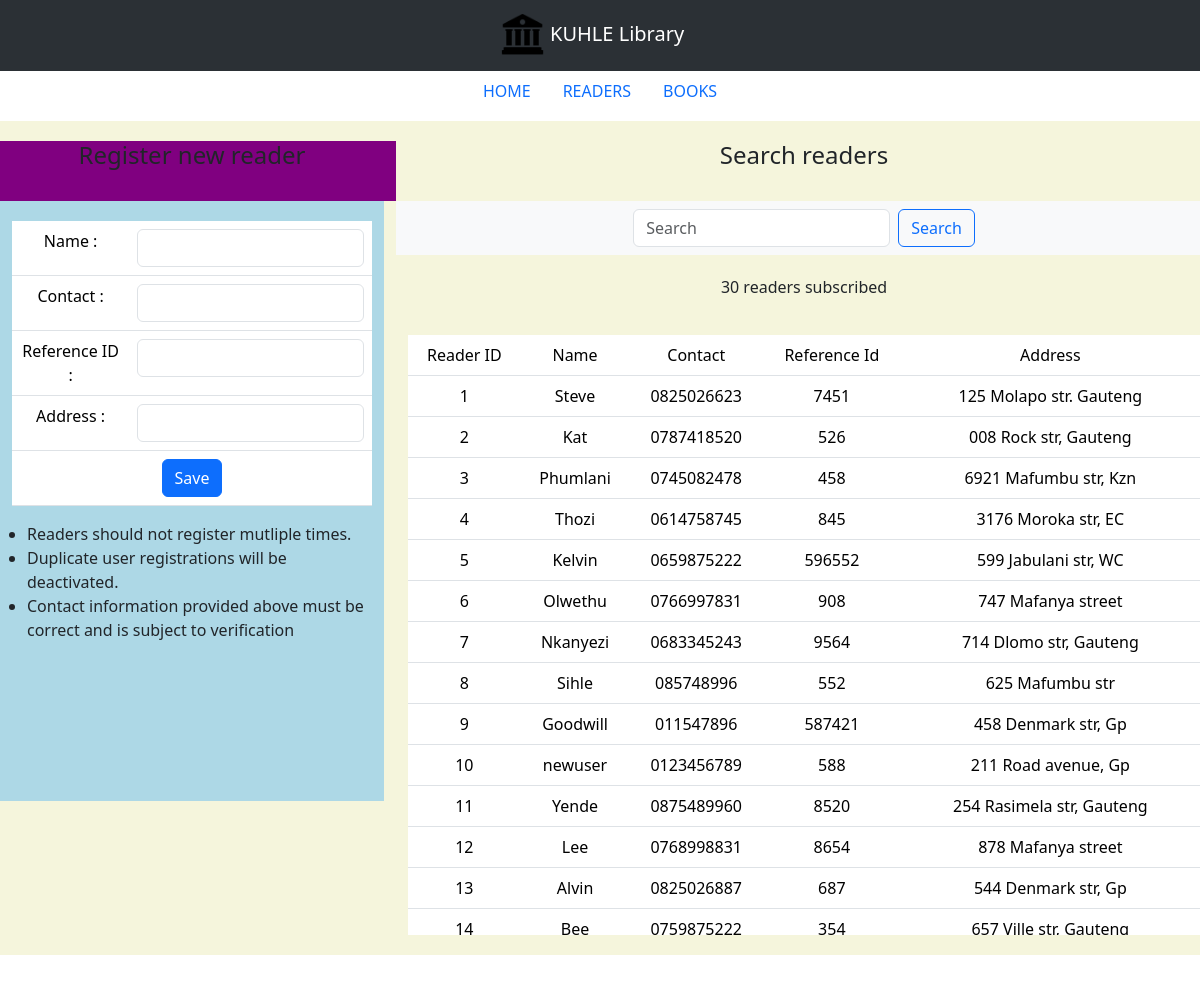
The page /readers on the database its author committed.
### lims_app/models.py (models this page shows, shortened)
class reader(models.Model):
    reference_id = models.CharField(max_length=200)
    reader_name = models.CharField(max_length=200)
    reader_contact = models.CharField(max_length=200)
    reader_address = models.TextField()
    active = models.BooleanField(default=True)

### lims_app/views.py (the view)
# urls.py: path("readers",readers_tab),
def readers_tab(request):
    if request.method=="GET":
        readers= reader.objects.all()
        return render(request, "readers.html", context={"current_tab:": "readers", "readers":readers})
    else:
        query = request.POST["query"]
        readers = reader.objects.raw("select * from lims_app_reader where reader_name like '%"+query+"%'")
        return render(request, "readers.html", context={"current_tab:": "readers", "readers":readers, "query":query})

### lims_app/templates/readers.html (shortened to what this page needs)
<!DOCTYPE html>
{% extends "index.html" %}
{% load static %}
{% block main_content %}
<div class="container-flex text-center" style="background-color: beige; padding-bottom: 20px; margin-top: 10px; vertical-align: middle; padding-top: 10px;">
    <div class="row justify-content-center" style="margin-top: 10px ; height: 60px;">
        <div class="col-md-4" style="background-color: purple;">
            <h4>
                Register new reader
            </h4>
        </div>
        <div class="col-md-8">
            <h4>
                Search readers
            </h4>
        </div>
    </div>
    <div class="row">
        <div class="col-md-4">
            <div class="container" style="overflow-y: auto; height: 600px; background-color: lightblue;">
                <form class="d-flex" hx-post="/readers/add" hx-target="#response" hx-swap="innerHTML">
                    <table class="table" style="margin-top: 20px;">
                        <tbody>
                            <tr>
                                <td>
                                    <label>Name : </label>
                                </td>
                                <td>
                                    <input class="form-control" type="text" name="reader_name">
                                </td>
                            </tr>
                            <tr>
                                <td>
                                    <label>Contact :</label>
                                </td>
                                <td>
                                    <input class="form-control" type="text" name="reader_contact">
                                </td>
                            </tr>
                            <tr>
                                <td>
                                    <label>Reference ID :</label>
                                </td>
                                <td>
                                    <input class="form-control" type="text" name="reference_id">
                                </td>
                            </tr>
                            <tr>
                                <td>
                                    <label>Address :</label>
                                </td>
                                <td>
                                    <input class="form-control" type="text" name="reader_address">
                                </td>
                            </tr>
                            <tr>
                                <td colspan="2">
                                    <button  class="btn btn-primary" type="submit">
                                        Save
                                    </button>
                                </td>
                            </tr>
                        </tbody>
                    </table>
                </form>
                <ul style="text-align: left; vertical-align: middle; padding-left: 15px;">
                    <li>Readers should not register mutliple times.</li>
                    <li>Duplicate user registrations will be deactivated.</li>
                    <li>Contact information provided above must be correct and is subject to verification</li>
                </ul>
            </div>
        </div>
        <div class="col-md-8">
            <div class="row">
                <nav class="navbar navbar-expand-lg bg-body-tertiary">
                    <div class="container-fluid justify-content-center align-items-center">
                        <form class="d-flex" role="search" action="/readers" method="POST">
                            <input class="form-control me-2" type="search" placeholder="Search" aria-label="Search" name="query" value="{{query}}">
                            <button class="btn btn-outline-primary" type="submit">Search</button>
                        </form>
                    </div>
                </nav>
            </div>
            <div class="row" style="margin-top: 20px;">
                <p>{{readers|length}} readers subscribed</p>
            </div>
            <div class="row" style="margin-top: 20px;">
                <div class="container" style="overflow-y: auto; height: 600px;" id="response" >
                    <table class="table table-hover">
                        <thead>
                            <tr>
                                <td>Reader ID</td>
                                <td>Name</td>
                                <td>Contact</td>
                                <td>Reference Id</td>
                                <td>Address</td>
                            </tr>
                        </thead>
                        <tbody>
                            {% for reader in readers %}
                                <tr>
                                    <td>
                                        {{ reader.id }}
                                    </td>
                                    <td>
                                        {{ reader.reader_name }}
                                    </td>
                                    <td>
                                        {{ reader.reader_contact }}
                                    </td>
                                    <td>
                                        {{ reader.reference_id }}
                                    </td>
                                    <td>
                                        {{ reader.reader_address }}
                                    </td>
                                </tr>
                            {% endfor %}
                        </tbody>
                    </table>
                </div>
            </div>
        </div>
    </div>
</div>
{% endblock main_content %}

### lims_app/templates/index.html (shortened to what this page needs)
<!DOCTYPE html>
{% load static %}
<html lang="en">
<head>
    <link href="https://cdn.jsdelivr.net/npm/bootstrap@5.3.3/dist/css/bootstrap.min.css" rel="stylesheet"
>
</head>
<body>
    <nav class="navbar bg-body-tertiary navbar bg-primary" data-bs-theme="dark">
        <div class="container-fluid justify-content-center">
            <span class="navbar-brand mb-0 h1">
                <img src="{% static '/library_2.icon.png' %}" alt="LIMS" height="45">
                KUHLE Library
            </span>
        </div>
    </nav>
    <div class="container-fluid">
        <ul class="nav justify-content-center">
            <li class="nav-item">
                {% if current_tab == "home" %}
                    <a class="nav-link active" aria-current="page" href="/home">HOME</a>
                {% else%}
                    <a class="nav-link" aria-current="page" href="/home">HOME</a>
                {% endif%}
            </li>
            <li class="nav-item">
                {% if current_tab == "readers" %}
                    <a class="nav-link active" aria-current="page" href="/readers">READERS
                {% else%}
                    <a class="nav-link" aria-current="page" href="/readers">READERS</a>
                {% endif%}
            </li>
            <li>
                {% if current_tab == "books" %}
                    <a class="nav-link active" aria-current="page" href="/books">BOOKS</a>
                {% else%}
                    <a class="nav-link" aria-current="page" href="/books">BOOKS</a>
                {% endif%}
            </li>
        </ul>
    </div>
    {% block main_content %}
    {% endblock main_content%}
    </body>
</body>
</html>

### rows shown on the page
reader: id "1", reader_name "Steve", reader_contact "0825026623", reference_id "7451", reader_address "125 Molapo str. Gauteng"
reader: id "2", reader_name "Kat", reader_contact "0787418520", reference_id "526", reader_address "008 Rock str, Gauteng"
reader: id "3", reader_name "Phumlani", reader_contact "0745082478", reference_id "458", reader_address "6921 Mafumbu str, Kzn"
reader: id "4", reader_name "Thozi", reader_contact "0614758745", reference_id "845", reader_address "3176 Moroka str, EC"
reader: id "5", reader_name "Kelvin", reader_contact "0659875222", reference_id "596552", reader_address "599 Jabulani str, WC"
reader: id "6", reader_name "Olwethu", reader_contact "0766997831", reference_id "908", reader_address "747 Mafanya street"
reader: id "7", reader_name "Nkanyezi", reader_contact "0683345243", reference_id "9564", reader_address "714 Dlomo str, Gauteng"
reader: id "8", reader_name "Sihle", reader_contact "085748996", reference_id "552", reader_address "625 Mafumbu str"
reader: id "9", reader_name "Goodwill", reader_contact "011547896", reference_id "587421", reader_address "458 Denmark str, Gp"
reader: id "10", reader_name "newuser", reader_contact "0123456789", reference_id "588", reader_address "211 Road avenue, Gp"
reader: id "11", reader_name "Yende", reader_contact "0875489960", reference_id "8520", reader_address "254 Rasimela str, Gauteng"
reader: id "12", reader_name "Lee", reader_contact "0768998831", reference_id "8654", reader_address "878 Mafanya street"
reader: id "13", reader_name "Alvin", reader_contact "0825026887", reference_id "687", reader_address "544 Denmark str, Gp"
reader: id "14", reader_name "Bee", reader_contact "0759875222", reference_id "354", reader_address "657 Ville str, Gauteng"

### other values the page prints
{{ readers|length }} "30"
